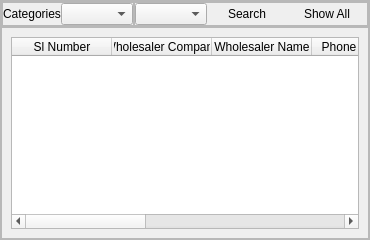
                  <widget class="QFrame" name="frame_119">
                   <property name="sizePolicy">
                    <sizepolicy hsizetype="Expanding" vsizetype="Preferred">
                     <horstretch>0</horstretch>
                     <verstretch>0</verstretch>
                    </sizepolicy>
                   </property>
                   <property name="frameShape">
                    <enum>QFrame::StyledPanel</enum>
                   </property>
                   <property name="frameShadow">
                    <enum>QFrame::Sunken</enum>
                   </property>
                   <layout class="QVBoxLayout" name="verticalLayout_89">
                    <property name="spacing">
                     <number>0</number>
                    </property>
                    <property name="leftMargin">
                     <number>0</number>
                    </property>
                    <property name="topMargin">
                     <number>0</number>
                    </property>
                    <property name="rightMargin">
                     <number>0</number>
                    </property>
                    <property name="bottomMargin">
                     <number>0</number>
                    </property>
                    <item alignment="Qt::AlignTop">
                     <widget class="QFrame" name="frame_120">
                      <property name="frameShape">
                       <enum>QFrame::StyledPanel</enum>
                      </property>
                      <property name="frameShadow">
                       <enum>QFrame::Raised</enum>
                      </property>
                      <layout class="QHBoxLayout" name="horizontalLayout_38">
                       <property name="spacing">
                        <number>0</number>
                       </property>
                       <property name="leftMargin">
                        <number>0</number>
                       </property>
                       <property name="topMargin">
                        <number>0</number>
                       </property>
                       <property name="rightMargin">
                        <number>0</number>
                       </property>
                       <property name="bottomMargin">
                        <number>0</number>
                       </property>
                       <item>
                        <widget class="QFrame" name="frame_121">
                         <property name="frameShape">
                          <enum>QFrame::StyledPanel</enum>
                         </property>
                         <property name="frameShadow">
                          <enum>QFrame::Raised</enum>
                         </property>
                         <layout class="QHBoxLayout" name="horizontalLayout_39">
                          <property name="spacing">
                           <number>0</number>
                          </property>
                          <property name="leftMargin">
                           <number>0</number>
                          </property>
                          <property name="topMargin">
                           <number>0</number>
                          </property>
                          <property name="rightMargin">
                           <number>0</number>
                          </property>
                          <property name="bottomMargin">
                           <number>0</number>
                          </property>
                          <item>
                           <widget class="QLabel" name="label_58">
                            <property name="styleSheet">
                             <string notr="true">font: 16pt &quot;Century Gothic&quot;;</string>
                            </property>
                            <property name="text">
                             <string>Categories</string>
                            </property>
                            <property name="alignment">
                             <set>Qt::AlignCenter</set>
                            </property>
                           </widget>
                          </item>
                          <item>
                           <widget class="QComboBox" name="comboBox_9"/>
                          </item>
                         </layout>
                        </widget>
                       </item>
                       <item>
                        <widget class="QFrame" name="frame_122">
                         <property name="frameShape">
                          <enum>QFrame::StyledPanel</enum>
                         </property>
                         <property name="frameShadow">
                          <enum>QFrame::Raised</enum>
                         </property>
                         <layout class="QHBoxLayout" name="horizontalLayout_40">
                          <property name="spacing">
                           <number>0</number>
                          </property>
                          <property name="leftMargin">
                           <number>0</number>
                          </property>
                          <property name="topMargin">
                           <number>0</number>
                          </property>
                          <property name="rightMargin">
                           <number>0</number>
                          </property>
                          <property name="bottomMargin">
                           <number>0</number>
                          </property>
                          <item>
                           <widget class="QComboBox" name="comboBox_10"/>
                          </item>
                          <item>
                           <widget class="QPushButton" name="pushButton_36">
                            <property name="styleSheet">
                             <string notr="true">font: 12pt &quot;Century Gothic&quot;;</string>
                            </property>
                            <property name="text">
                             <string>Search</string>
                            </property>
                            <property name="flat">
                             <bool>true</bool>
                            </property>
                           </widget>
                          </item>
                          <item>
                           <widget class="QPushButton" name="pushButton_37">
                            <property name="styleSheet">
                             <string notr="true">font: 12pt &quot;Century Gothic&quot;;</string>
                            </property>
                            <property name="text">
                             <string>Show All</string>
                            </property>
                            <property name="flat">
                             <bool>true</bool>
                            </property>
                           </widget>
                          </item>
                         </layout>
                        </widget>
                       </item>
                      </layout>
                     </widget>
                    </item>
                    <item>
                     <widget class="QFrame" name="frame_123">
                      <property name="sizePolicy">
                       <sizepolicy hsizetype="Preferred" vsizetype="Expanding">
                        <horstretch>0</horstretch>
                        <verstretch>0</verstretch>
                       </sizepolicy>
                      </property>
                      <property name="frameShape">
                       <enum>QFrame::StyledPanel</enum>
                      </property>
                      <property name="frameShadow">
                       <enum>QFrame::Sunken</enum>
                      </property>
                      <layout class="QHBoxLayout" name="horizontalLayout_49">
                       <item>
                        <widget class="QTableWidget" name="tableWidget_3">
                         <property name="styleSheet">
                          <string notr="true">font: 8pt &quot;Century Gothic&quot;;
color: rgb(0, 0, 0);</string>
                         </property>
                         <column>
                          <property name="text">
                           <string>Sl Number</string>
                          </property>
                         </column>
                         <column>
                          <property name="text">
                           <string>Wholesaler Company</string>
                          </property>
                         </column>
                         <column>
                          <property name="text">
                           <string>Wholesaler Name</string>
                          </property>
                         </column>
                         <column>
                          <property name="text">
                           <string>Phone Number</string>
                          </property>
                         </column>
                         <column>
                          <property name="text">
                           <string>Address</string>
                          </property>
                         </column>
                         <column>
                          <property name="text">
                           <string>Deals</string>
                          </property>
                         </column>
                         <column>
                          <property name="text">
                           <string>ID Type</string>
                          </property>
                         </column>
                         <column>
                          <property name="text">
                           <string>ID Number</string>
                          </property>
                         </column>
                        </widget>
                       </item>
                      </layout>
                     </widget>
                    </item>
                   </layout>
                  </widget>
